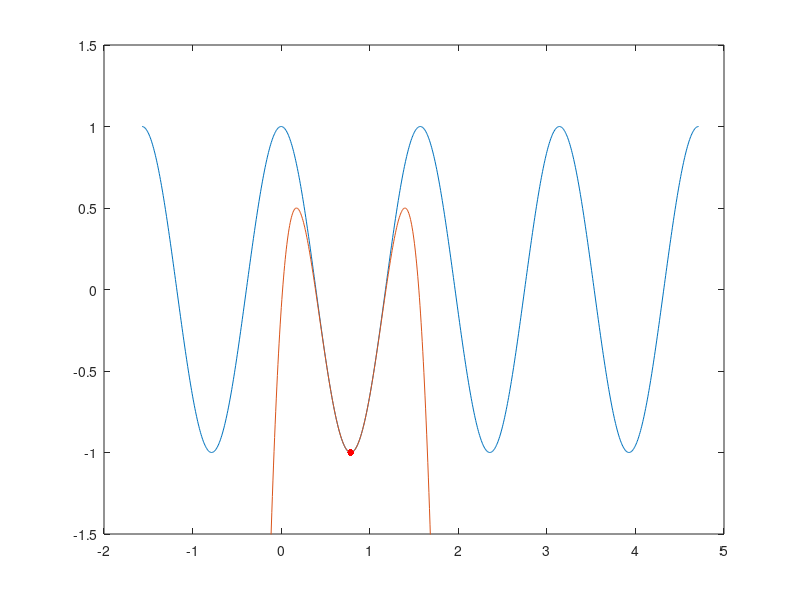

The MATLAB script that drew this image:
% Taylor polynomial for cos(4x) around x=pi/4
close all;
x = linspace(-pi/2, 3*pi/2, 1000);
y = cos(4*x);
plot(x, y);
hold on;

P4 = -1 + 16/2*(x-pi/4).^2 -256/24*(x-pi/4).^4;
plot(x, P4);

plot(pi/4, cos(4*pi/4), '.r', 'markersize', 15);
ylim([-1.5, 1.5]);
